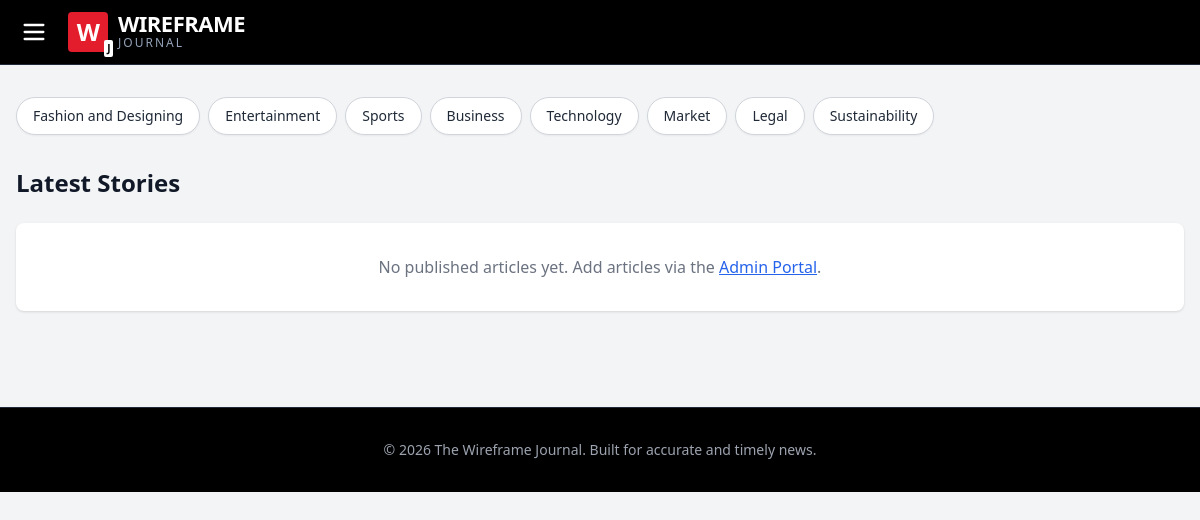
Before: / with the older database file.
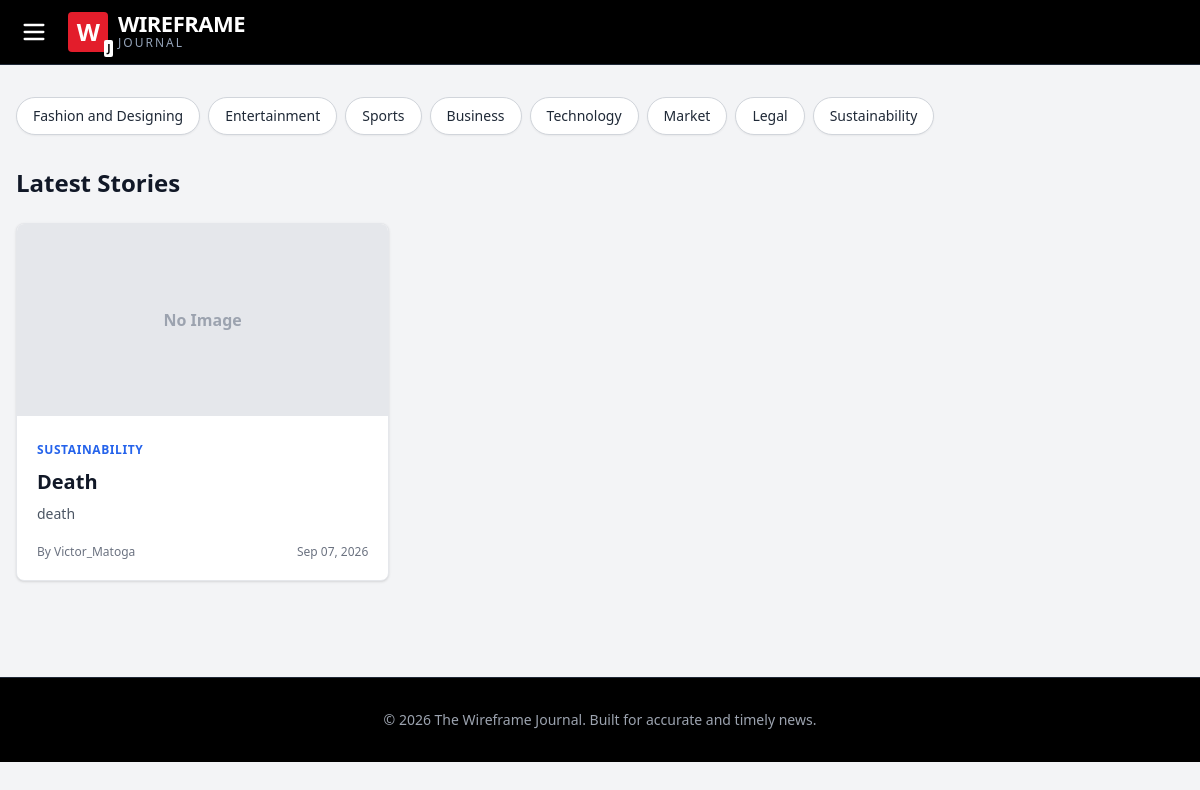
After: the same page with the newer database file.
### news/models.py (models this page shows, shortened)
class Category(models.Model):
    name = models.CharField(max_length=100, unique=True)
    slug = models.SlugField(unique=True, blank=True)
    class Meta:
        verbose_name_plural = "Categories"

class Article(models.Model):
    title = models.CharField(max_length=255)
    slug = models.SlugField(unique=True, blank=True)
    author = models.ForeignKey(User, on_delete=models.CASCADE, related_name='articles')
    category = models.ForeignKey(Category, on_delete=models.CASCADE, related_name='articles')
    featured_image = models.ImageField(upload_to='articles/', blank=True, null=True)
    content = models.TextField()
    summary = models.TextField(max_length=500, help_text="Brief snippet for front-page preview")
    is_published = models.BooleanField(default=True)
    created_at = models.DateTimeField(auto_now_add=True)
    updated_at = models.DateTimeField(auto_now=True)
    class Meta:
        ordering = ['-created_at']

### news/views.py (the view)
# urls.py: path('', views.article_list, name='article_list'),
def article_list(request):
    query = request.GET.get('q', '').strip()
    articles = Article.objects.filter(is_published=True)
    if query:
        articles = articles.filter(
            Q(title__icontains=query) |
            Q(content__icontains=query) |
            Q(summary__icontains=query)
        )
    categories = Category.objects.all()
    return render(request, 'news/article_list.html', {
        'articles': articles,
        'categories': categories,
        'query': query,
    })

### news/templates/news/article_list.html (shortened to what this page needs)
{% extends 'news/base.html' %}
{% block content %}
<div class="mb-8">
    <div class="flex flex-wrap gap-2">
        {% for cat in categories %}
            <a href="{% url 'category_articles' cat.slug %}"
               class="bg-white border border-gray-300 hover:bg-gray-50 text-gray-800 px-4 py-2 rounded-full text-sm font-medium shadow-sm transition">
                {{ cat.name }}
            </a>
        {% empty %}
            <p class="text-gray-500 text-sm">No categories available yet.</p>
        {% endfor %}
    </div>
</div>
<h2 class="text-2xl font-bold text-gray-900 mb-6">Latest Stories</h2>
<div class="grid grid-cols-1 md:grid-cols-2 lg:grid-cols-3 gap-6">
    {% for article in articles %}
        <div class="bg-white rounded-lg shadow border border-gray-200 overflow-hidden flex flex-col justify-between">
            <div>
                {% if article.featured_image %}
                    <img src="{{ article.featured_image.url }}" alt="{{ article.title }}" class="w-full h-48 object-cover">
                {% else %}
                    <div class="w-full h-48 bg-gray-200 flex items-center justify-center text-gray-400 font-semibold">
                        No Image
                    </div>
                {% endif %}
                <div class="p-5">
                    <span class="text-xs font-semibold text-blue-600 uppercase tracking-wider">
                        {{ article.category.name }}
                    </span>
                    <h3 class="text-xl font-bold text-gray-900 mt-2 hover:text-blue-600 transition">
                        <a href="{% url 'article_detail' article.slug %}">{{ article.title }}</a>
                    </h3>
                    <p class="text-gray-600 text-sm mt-2">
                        {{ article.summary }}
                    </p>
                </div>
            </div>
            <div class="p-5 pt-0 text-xs text-gray-500 flex justify-between items-center">
                <span>By {{ article.author.username }}</span>
                <span>{{ article.created_at|date:"M d, Y" }}</span>
            </div>
        </div>
    {% empty %}
        <div class="col-span-full bg-white p-8 rounded-lg shadow text-center text-gray-500">
            No published articles yet. Add articles via the <a href="/admin/" class="text-blue-600 underline">Admin Portal</a>.
        </div>
    {% endfor %}
</div>
{% endblock %}

### news/templates/news/base.html (shortened to what this page needs)
<!DOCTYPE html>
<html lang="en">
<head>
    <script src="https://cdn.tailwindcss.com"></script>
</head>
<body class="bg-gray-100 font-sans leading-normal tracking-normal">
    <nav class="bg-black text-white border-b border-gray-800 sticky top-0 z-40">
        <div class="max-w-7xl mx-auto px-4 py-3 flex justify-between items-center">
            <div class="flex items-center space-x-4">
                <button id="menuToggle" class="p-1 text-white hover:text-gray-300 focus:outline-none">
                    <svg class="w-7 h-7" fill="none" stroke="currentColor" viewBox="0 0 24 24">
                        <path stroke-linecap="round" stroke-linejoin="round" stroke-width="2" d="M4 6h16M4 12h16M4 18h16"></path>
                    </svg>
                </button>
                <a href="{% url 'article_list' %}" class="logo-container hover:opacity-80 transition-opacity">
                    <div class="logo-icon">W</div>
                    <div class="flex flex-col">
                        <span class="logo-text-main">Wireframe</span>
                        <span class="logo-text-sub">Journal</span>
                    </div>
                </a>
            </div>
        </div>
    </nav>
    <main class="max-w-7xl mx-auto px-4 py-8">
        {% block content %}{% endblock %}
    </main>
    <footer class="bg-black text-gray-400 py-8 mt-16 border-t border-gray-800">
        <div class="max-w-7xl mx-auto px-4 text-center text-sm">
            &copy; 2026 The Wireframe Journal. Built for accurate and timely news.
        </div>
    </footer>
</body>
</html>

### news/templates/news/base.html (style rules this page uses)
.logo-container { display: flex; align-items: center; gap: 10px; text-transform: uppercase; letter-spacing: -0.5px; }
.logo-icon { display: flex; align-items: center; justify-content: center; width: 40px; height: 40px; background-color: #e31d2b; color: white; font-weight: 900; font-size: 24px; border-radius: 4px; position: relative; }
.logo-icon::after { content: 'J'; position: absolute; bottom: -5px; right: -5px; background-color: white; color: black; font-size: 10px; padding: 1px 3px; border-radius: 2px; font-weight: bold; }
.logo-text-main { font-weight: 800; font-size: 22px; color: white; line-height: 1; }
.logo-text-sub { font-weight: 400; font-size: 12px; color: #94a3b8; letter-spacing: 2px; }

Changed rows visible on the page:
added Article: featured_image "No Image", category.name "SUSTAINABILITY", title "Death", summary "death", author.username "Victor_Matoga", created_at "Sep 07, 2026"
Other visible differences:
text no longer shown: "No published articles yet. Add articles via the Admin Portal ."
